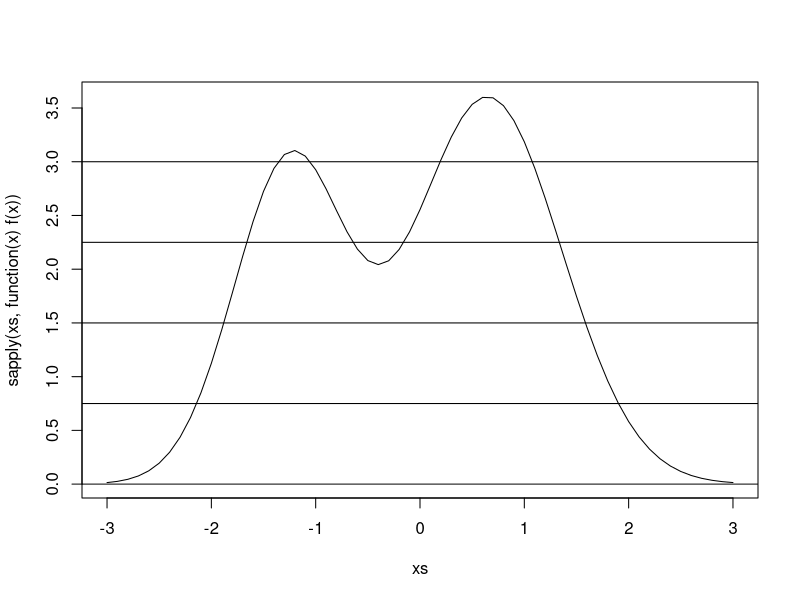
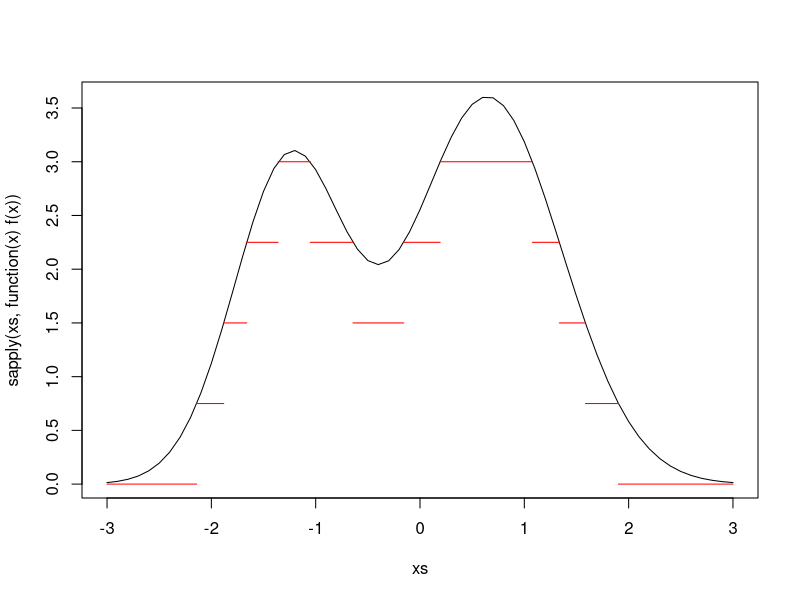
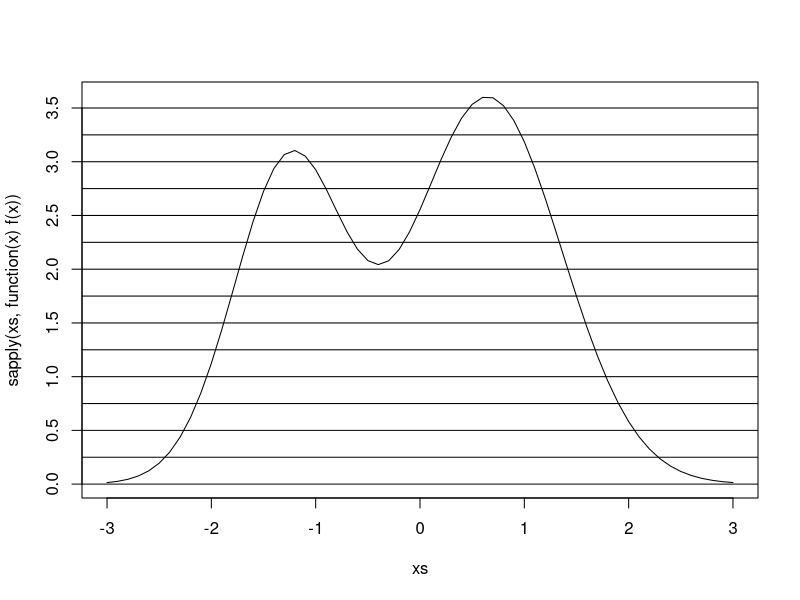
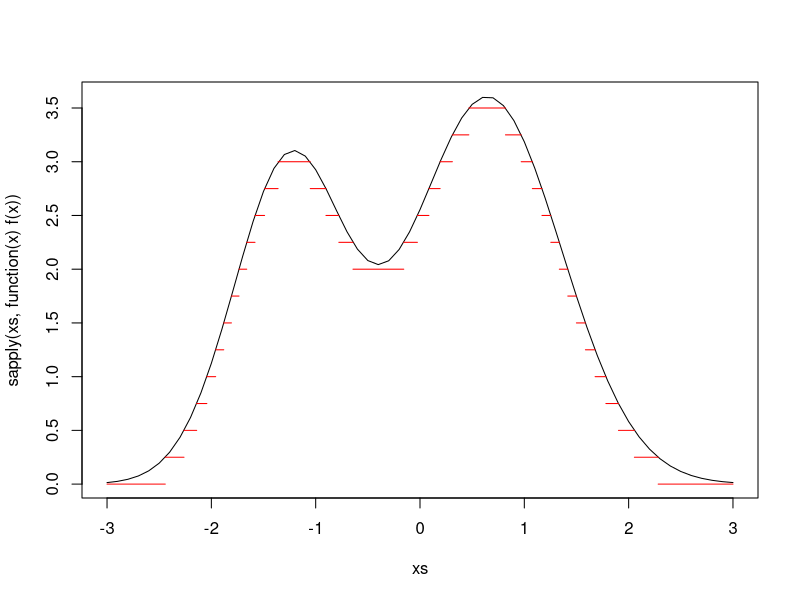
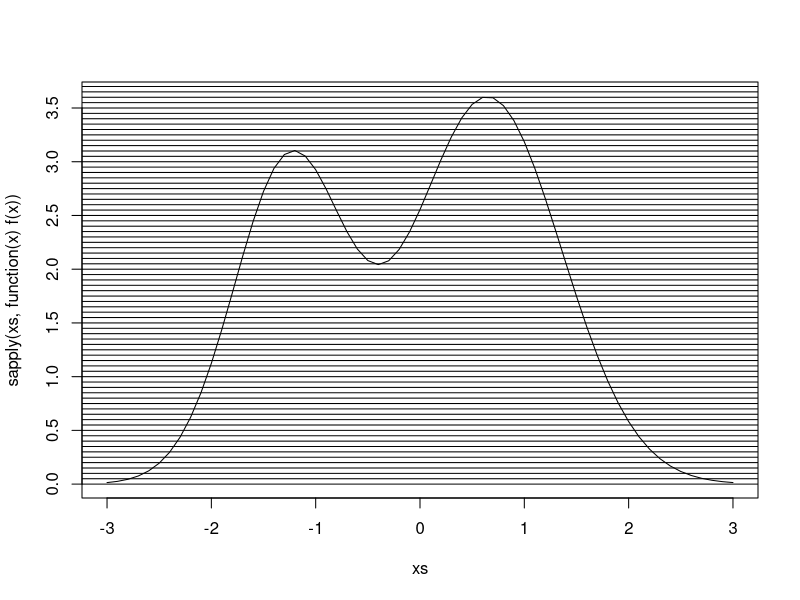
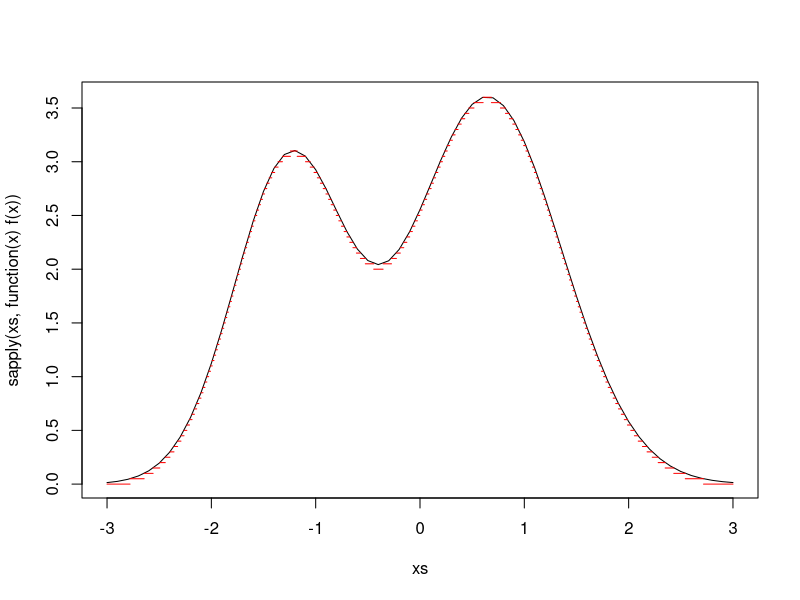

These figures' R source, in order:
f <- function(x) { 
  3.6 * exp(-1 * (x - 0.65)**2 ) + 3.0 * exp(-1.75 * (x + 1.25)**2)
}

xs <- seq(-3, 0, 0.001)
fs <- sapply(xs, function(x) f(x))
fmax1 <- max(fs)
xmax1 <- xs[which(fs == fmax1)]

xs <- seq(-1, 1, 0.001)
fs <- sapply(xs, function(x) f(x))
fmin <- min(fs)
xmin <- xs[which(fs == fmin)]

xs <- seq(0, 3, 0.001)
fs <- sapply(xs, function(x) f(x))
fmax2 <- max(fs)
xmax2 <- xs[which(fs == fmax2)]

# Fine
xs <- seq(-3, 3, 0.1)
plot(xs, sapply(xs, function(x) f(x)), type="l")

delta <- 0.75
heights <- seq(0.0, 4, delta)

for (height in heights) {
  abline(h=height)
}

ascending <- c(rep(TRUE, sum(0 < heights & heights < fmax1)),
               rep(FALSE, sum(fmin - delta < heights & heights < fmax1)),
               rep(TRUE, sum(fmin < heights & heights < fmax2)),
               rep(FALSE, sum(0 < heights & heights < fmax2 )))

search_ls <- c(rep(-3, sum(0 < heights & heights < fmax1)),
               rep(xmax1, sum(fmin - delta < heights & heights < fmax1)),
               rep(xmin, sum(fmin < heights & heights < fmax2)),
               rep(xmax2, sum(0 < heights & heights < fmax2 )))

search_us <- c(rep(xmax1, sum(0 < heights & heights < fmax1)),
               rep(xmin, sum(fmin - delta < heights & heights < fmax1)),
               rep(xmax2, sum(fmin < heights & heights < fmax2)),
               rep(3, sum(0 < heights & heights < fmax2 )))

heights <- c(heights[0 < heights & heights < fmax1],
             rev(heights[fmin - delta < heights & heights < fmax1]),
             heights[fmin < heights & heights < fmax2],
             rev(heights[0 < heights & heights < fmax2]))

l <- -3
h <- 0

N <- length(heights)

# Skip root-finding around local minimum
skip <- 0
for (n in 2:(N - 1)) {
  if (heights[n] < heights[n - 1] & heights[n] < heights[n + 1]) 
    skip <- n
}
  
sf_lines <- list()

for (n in 1:N) {
  if (n != skip) {
    x <- uniroot(function(x) f(x) - heights[n], 
                 c(search_ls[n], search_us[n]), maxiter = 10000)$root
    if (ascending[n])
      sf_lines[[n]] <- c(l, x, h)
    else
      sf_lines[[n]] <- c(l, x, heights[n])
  }
  l <- x
  h <- heights[n]
}

sf_lines[[N + 1]] <- c(l, 3, 0)

xs <- seq(-3, 3, 0.1)
plot(xs, sapply(xs, function(x) f(x)), type="l")

for (line in sf_lines) {
  lines(c(line[1], line[2]), c(line[3], line[3]), col="red")
  cat(sprintf("%f/%f/%f, ", line[1], line[2], line[3]))
}

# Finer
xs <- seq(-3, 3, 0.1)
plot(xs, sapply(xs, function(x) f(x)), type="l")

delta <- 0.25
heights <- seq(0.0, 4, delta)

for (height in heights) {
  abline(h=height)
}

ascending <- c(rep(TRUE, sum(0 < heights & heights < fmax1)),
               rep(FALSE, sum(fmin - delta < heights & heights < fmax1)),
               rep(TRUE, sum(fmin < heights & heights < fmax2)),
               rep(FALSE, sum(0 < heights & heights < fmax2 )))

search_ls <- c(rep(-3, sum(0 < heights & heights < fmax1)),
               rep(xmax1, sum(fmin - delta < heights & heights < fmax1)),
               rep(xmin, sum(fmin < heights & heights < fmax2)),
               rep(xmax2, sum(0 < heights & heights < fmax2 )))

search_us <- c(rep(xmax1, sum(0 < heights & heights < fmax1)),
               rep(xmin, sum(fmin - delta < heights & heights < fmax1)),
               rep(xmax2, sum(fmin < heights & heights < fmax2)),
               rep(3, sum(0 < heights & heights < fmax2 )))

heights <- c(heights[0 < heights & heights < fmax1],
             rev(heights[fmin - delta < heights & heights < fmax1]),
             heights[fmin < heights & heights < fmax2],
             rev(heights[0 < heights & heights < fmax2]))

l <- -3
h <- 0

N <- length(heights)

# Skip root-finding around local minimum
skip <- 0
for (n in 2:(N - 1)) {
  if (heights[n] < heights[n - 1] & heights[n] < heights[n + 1]) 
    skip <- n
}

sf_lines <- list()

for (n in 1:N) {
  if (n != skip) {
    x <- uniroot(function(x) f(x) - heights[n], 
                 c(search_ls[n], search_us[n]), maxiter = 10000)$root
    if (ascending[n])
      sf_lines[[n]] <- c(l, x, h)
    else
      sf_lines[[n]] <- c(l, x, heights[n])
  }
  l <- x
  h <- heights[n]
}

sf_lines[[N + 1]] <- c(l, 3, 0)

xs <- seq(-3, 3, 0.1)
plot(xs, sapply(xs, function(x) f(x)), type="l")

for (line in sf_lines) {
  lines(c(line[1], line[2]), c(line[3], line[3]), col="red")
  cat(sprintf("%f/%f/%f, ", line[1], line[2], line[3]))
}


# Finest
xs <- seq(-3, 3, 0.1)
plot(xs, sapply(xs, function(x) f(x)), type="l")

delta <- 0.05
heights <- seq(0.0, 4, delta)

for (height in heights) {
  abline(h=height)
}

ascending <- c(rep(TRUE, sum(0 < heights & heights < fmax1)),
               rep(FALSE, sum(fmin - delta < heights & heights < fmax1)),
               rep(TRUE, sum(fmin < heights & heights < fmax2)),
               rep(FALSE, sum(0 < heights & heights < fmax2 )))

search_ls <- c(rep(-3, sum(0 < heights & heights < fmax1)),
               rep(xmax1, sum(fmin - delta < heights & heights < fmax1)),
               rep(xmin, sum(fmin < heights & heights < fmax2)),
               rep(xmax2, sum(0 < heights & heights < fmax2 )))

search_us <- c(rep(xmax1, sum(0 < heights & heights < fmax1)),
               rep(xmin, sum(fmin - delta < heights & heights < fmax1)),
               rep(xmax2, sum(fmin < heights & heights < fmax2)),
               rep(3, sum(0 < heights & heights < fmax2 )))

heights <- c(heights[0 < heights & heights < fmax1],
             rev(heights[fmin - delta < heights & heights < fmax1]),
             heights[fmin < heights & heights < fmax2],
             rev(heights[0 < heights & heights < fmax2]))

l <- -3
h <- 0

N <- length(heights)

# Skip root-finding around local minimum
skip <- 0
for (n in 2:(N - 1)) {
  if (heights[n] < heights[n - 1] & heights[n] < heights[n + 1]) 
    skip <- n
}

sf_lines <- list()

for (n in 1:N) {
  if (n != skip) {
    x <- uniroot(function(x) f(x) - heights[n], 
                 c(search_ls[n], search_us[n]), maxiter = 10000)$root
    if (ascending[n])
      sf_lines[[n]] <- c(l, x, h)
    else
      sf_lines[[n]] <- c(l, x, heights[n])
  }
  l <- x
  h <- heights[n]
}

sf_lines[[N + 1]] <- c(l, 3, 0)

xs <- seq(-3, 3, 0.1)
plot(xs, sapply(xs, function(x) f(x)), type="l")

for (line in sf_lines) {
  lines(c(line[1], line[2]), c(line[3], line[3]), col="red")
  cat(sprintf("%f/%f/%f, ", line[1], line[2], line[3]))
}